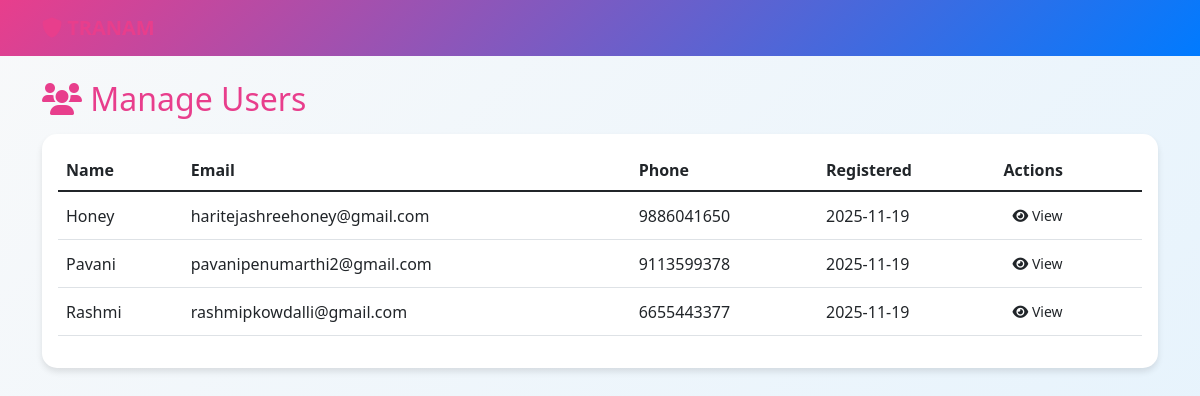
Screenshot of /admin/users with the database file from the repository.
### models.py (models this page shows)
class User(db.Model):
    id = db.Column(db.Integer, primary_key=True)
    name = db.Column(db.String(100), nullable=False)
    email = db.Column(db.String(100), unique=True, nullable=False)
    phone = db.Column(db.String(15), nullable=False)
    guardian_name = db.Column(db.String(100))
    guardian_email = db.Column(db.String(120))
    guardian_no = db.Column(db.String(15), nullable=False)
    address = db.Column(db.Text, nullable=False)
    gender = db.Column(db.String(10), nullable=False)
    profile_pic = db.Column(db.String(200))
    password = db.Column(db.String(200), nullable=False)
    created_at = db.Column(db.DateTime, default=datetime.utcnow)
    notifications = db.relationship('Notification', backref='user', lazy=True)
    videos = db.relationship('Video', backref='owner', lazy=True)
    last_active = db.Column(db.DateTime, default=datetime.utcnow)

### app.py (the view)
@app.route('/admin/users')
def admin_users():
    users = User.query.all()
    return render_template("admin/manage_users.html", users=users)

### app.py (called while the page is built)
@app.context_processor
def inject_user_data():
    current_user = None
    profile_image = url_for('static', filename='images/default-profile.png')
    if 'user_id' in session and session.get('user_type') == 'user':
        current_user = User.query.get(session['user_id'])
        if current_user and current_user.profile_pic:
            profile_image = url_for('static', filename=f'uploads/profile_pics/{current_user.profile_pic}')
    return dict(current_user=current_user, profile_image=profile_image)

@app.before_request
def global_before_request():
    if 'user_id' in session and session.get('user_type') == 'user':
        user = User.query.get(session['user_id'])
        if user:
            user.last_active = datetime.utcnow()
            db.session.commit()
    allowed_routes = ['login', 'static', 'user_login']
    if request.endpoint not in allowed_routes and current_user.is_authenticated:
        system_flag = SystemSetting.get("force_logout")
        if system_flag == "yes":
            logout_user()
            SystemSetting.set("force_logout", "no")
            return redirect(url_for("user_login"))
    if request.endpoint not in ['login', 'static']:
        system_flag = SystemSetting.get("force_logout")
        if system_flag == "yes":
            session.clear()
            SystemSetting.set("force_logout", "no")
            return redirect(url_for("user_login"))

### models.py (called while the page is built)
    @staticmethod
    def get(key, default=None):
        s = SystemSetting.query.filter_by(key=key).first()
        return s.value if s else default

### templates/admin/manage_users.html (shortened to what this page needs)
{% extends "admin/base.html" %}
{% block content %}
<h2 style="color: var(--primary-pink);"><i class="fas fa-users"></i> Manage Users</h2>
<div class="card mt-3">
    <div class="card-body">
        <table class="table table-hover align-middle">
            <thead>
                <tr>
                    <th>Name</th>
                    <th>Email</th>
                    <th>Phone</th>
                    <th>Registered</th>
                    <th>Actions</th>
                </tr>
            </thead>
            <tbody>
            {% for u in users %}
                <tr>
                    <td>{{ u.name }}</td>
                    <td>{{ u.email }}</td>
                    <td>{{ u.phone }}</td>
                    <td>{{ u.created_at.strftime('%Y-%m-%d') }}</td>
                    <td>
                        <a href="/admin/user/{{ u.id }}" class="btn btn-outline-pink btn-sm">
                            <i class="fas fa-eye"></i> View
                        </a>
                    </td>
                </tr>
            {% endfor %}
            </tbody>
        </table>
    </div>
</div>
{% endblock %}

### static/css/style.css (style rules this page uses)
:root { --primary-pink: #e83e8c; --secondary-blue: #007bff; --light-pink: #f8f9fa; --dark-pink: #d81b60; --light-blue: #e3f2fd; }
body { background: linear-gradient(135deg, var(--light-pink) 0%, var(--light-blue) 100%); min-height: 100vh; font-family: 'Segoe UI', Tahoma, Geneva, Verdana, sans-serif; }
.card { border: none; border-radius: 15px; box-shadow: 0 4px 6px rgba(0, 0, 0, 0.1); transition: transform 0.3s ease; }

### rows the page displays
User: name "Honey", email "haritejashreehoney@gmail.com", phone "9886041650", created_at "2025-11-19"
User: name "Pavani", email "pavanipenumarthi2@gmail.com", phone "9113599378", created_at "2025-11-19"
User: name "Rashmi", email "rashmipkowdalli@gmail.com", phone "6655443377", created_at "2025-11-19"
